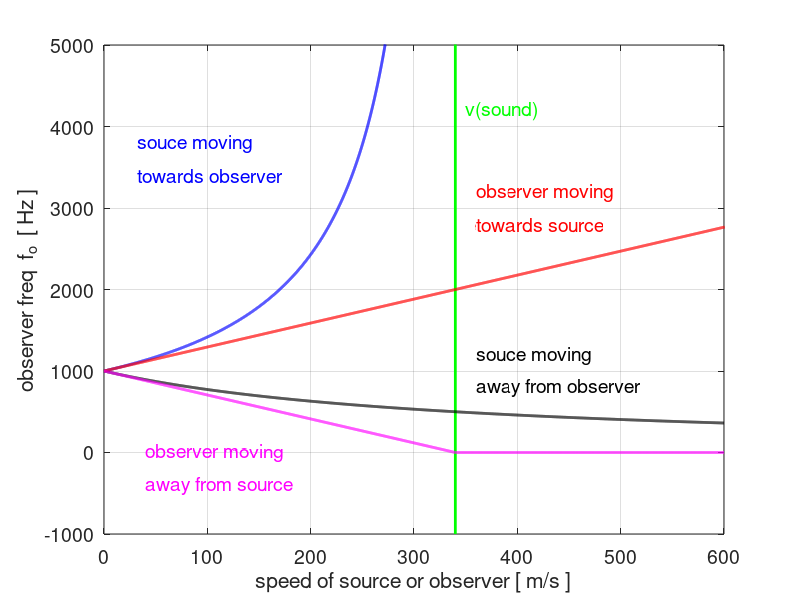

Write the MATLAB code that produced this figure.
% mw_doppler.m

% Doppler Effect

% Ian Cooper
% School of Physics, University of Sydney
% email: ian.cooper@sydney.edu.au
% https://d-arora.github.io/Doing-Physics-With-Matlab/
% 170515


close all;
clear all;
clc;

v   = 340;        % velocity of sound
freq = 1000;      % source frequency


figure(2)
pos = [0.1 0.1 0.3 0.4];
   set(gcf,'Units','normalized');
   set(gcf,'Position',pos)
% Source moving towards a stationary observer
   v = 340;
   nF = 5000;
   vs = linspace(0,v-10,nF);
   vo = 0;
   fs = freq;
   fo = fs .* v ./ (v - vs);

   plot(vs,fo,'b','lineWidth',2);
   hold on
   plot([v v],[-1000 max(fo)],'g','lineWidth',2);

% Source moving away a stationary observer
   vs = linspace(0,600,nF);
   fo = fs .* v ./ (v + vs);
  plot(vs,fo,'k','lineWidth',2);
  fo = fs .* v ./ (v + vs);

% Observer moving towards stationary source 
  vo = linspace(0,1000,nF);
  fo = fs .* (v+vo) ./ v;
  plot(vo,fo,'r','lineWidth',2);

% Observer away stationary source 
  vo = linspace(0,600,nF);
  fo = fs .* (v-vo) ./ v;
  fo(fo<0) = 0;
  plot(vo,fo,'m','lineWidth',2); 

  
hText=text(350,4200,'v(sound)','fontsize',14);
set(hText,'color','g')

hText = text(32,3800,'souce moving','fontsize',14);
set(hText,'color','b')
hText = text(32,3400,'towards observer','fontsize',14);
set(hText,'color','b');
  
hText = text(360,1200,'souce moving','fontsize',14);
set(hText,'color','k');
hText = text(360,800,'away from observer','fontsize',14);
set(hText,'color','k');

hText = text(360,3200,'observer moving','fontsize',14);
set(hText,'color','r');
hText = text(360,2800,'towards source','fontsize',14);
set(hText,'color','r');


hText = text(40,0,'observer moving','fontsize',14);
set(hText,'color','m');
hText = text(40,-400,'away from source','fontsize',14);
set(hText,'color','m');

xlabel('speed of source or observer [ m/s ]');
ylabel('observer freq  f_o  [ Hz ]');
axis([0 600 -1000 5000])
grid on

set(gca,'fontsize',14);
